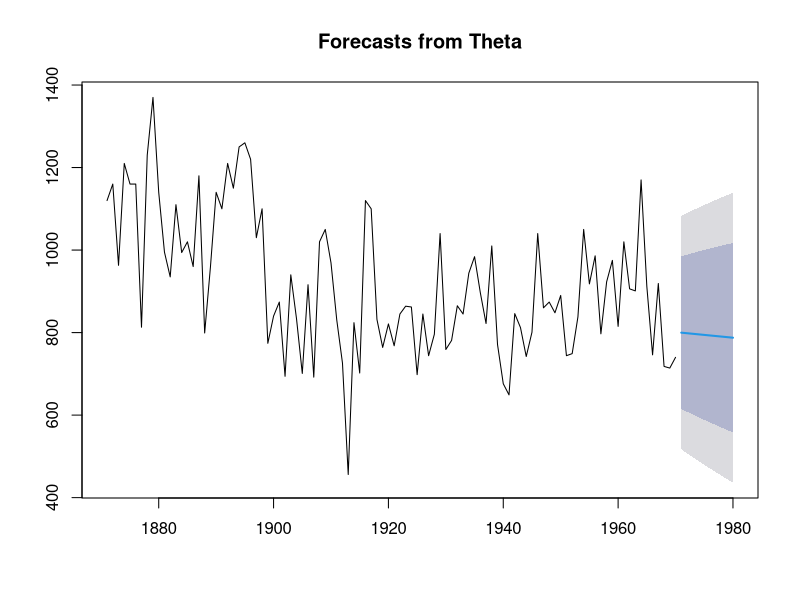

Reproduce this figure in R.
library(forecast)


### Name: thetaf
### Title: Theta method forecast
### Aliases: thetaf
### Keywords: ts

### ** Examples

nile.fcast <- thetaf(Nile)
plot(nile.fcast)
